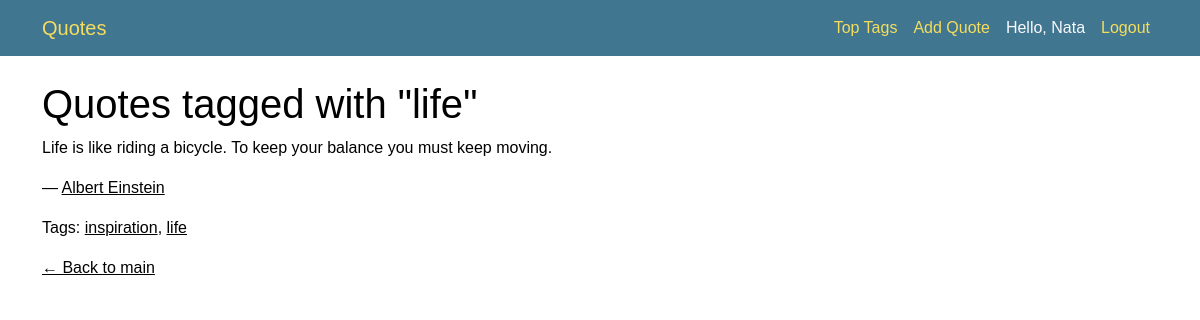
/tag/life/ (signed in), run on the app's committed database.
### quotes/models.py (models this page shows, shortened)
class Tag(models.Model):
    name = models.CharField(max_length=50, unique=True)

class Quote(models.Model):
    quote = models.TextField()
    author = models.ForeignKey(Author, on_delete=models.CASCADE)
    tags = models.ManyToManyField(Tag)
    created_by = models.ForeignKey(User, on_delete=models.CASCADE)

class Author(models.Model):
    fullname = models.CharField(max_length=255, unique=True)
    born_date = models.CharField(max_length=100)
    born_location = models.CharField(max_length=255)
    description = models.TextField()

### quotes/views.py (the view)
# urls.py: path('tag/<str:tag_name>/', views.quotes_by_tag, name='quotes_by_tag'),
def quotes_by_tag(request, tag_name):
    quotes = Quote.objects.filter(tags__name=tag_name)
    return render(request, 'quotes/quotes_by_tag.html', {
        'quotes': quotes,
        'tag': tag_name
    })

### quotes/templates/quotes/quotes_by_tag.html
{% extends 'quotes/base.html' %}
{% block content %}
  <h1>Quotes tagged with "{{ tag }}"</h1>
  {% for quote in quotes %}
    <div>
        <blockquote>{{ quote.quote }}</blockquote>
        <p>— <a href="{% url 'author_detail' author_id=quote.author.id %}">{{ quote.author.fullname }}</a></p>
        <p>Tags:
            {% for tag in quote.tags.all %}
                <a href="{% url 'quotes_by_tag' tag.name %}">{{ tag.name }}</a>{% if not forloop.last %}, {% endif %}
            {% endfor %}
        </p>
    </div>
  {% empty %}
    <p>No quotes found with this tag.</p>
  {% endfor %}
  <a href="{% url 'main' %}">← Back to main</a>
{% endblock %}

### quotes/templates/quotes/base.html (shortened to what this page needs)
{% load static %}
<!DOCTYPE html>
<html lang="en">
<head>
    <link href="https://cdn.jsdelivr.net/npm/bootstrap@5.3.3/dist/css/bootstrap.min.css" rel="stylesheet">
    <link rel="stylesheet" href="{% static 'css/style.css' %}">
</head>
<body>
    <nav class="navbar navbar-expand-lg navbar-dark bg-dark mb-4">
        <div class="container">
            <a class="navbar-brand" href="{% url 'home' %}">Quotes</a>
            <div class="navbar-nav">
                <a class="nav-link" href="{% url 'top_tags' %}">Top Tags</a>
                <a class="nav-link" href="{% url 'add_quote' %}">Add Quote</a>
                <span class="nav-link text-light">Hello, {{ user.username }}</span>
                <a class="nav-link" href="{% url 'logout' %}">Logout</a>
            </div>
        </div>
    </nav>
    <div class="container">
        {% block content %}{% endblock %}
    </div>
</body>
</html>

### quotes/static/css/style.css (style rules this page uses)
html[data-theme="light"], :root { --primary: #79aec8; --secondary: #417690; --accent: #f5dd5d; --primary-fg: #fff; --body-fg: #333; --body-bg: #fff; --body-quiet-color: #666; --body-medium-color: #444; --body-loud-color: #000; --header-color: #ffc; --header-branding-color: var(--accent); --header-bg: var(--secondary); --header-link-color: var(--primary-fg); --breadcrumbs-fg: #c4dce8; --breadcrumbs-link-fg: var(--body-bg); --breadcrumbs-bg: #264b5d; --link-fg: #417893; --link-hover-color: #036; --link-selected-fg: var(--secondary); --hairline-color: #e8e8e8; --border-color: #ccc; --error-fg: #ba2121; --message-success-bg: #dfd; --message-warning-bg: #ffc; --message-error-bg: #ffefef; --darkened-bg: #f8f8f8; --selected-bg: #e4e4e4; --selected-row: #ffc; --button-fg: #fff; --button-bg: var(--secondary); --button-hover-bg: #205067; --default-button-bg: #205067; --default-button-hover-bg: var(--secondary); --close-button-bg: #747474; --close-button-hover-bg: #333; --delete-button-bg: #ba2121; --delete-button-hover-bg: #a41515; --object-tools-fg: var(--button-fg); --object-tools-bg: var(--close-button-bg); --object-tools-hover-bg: var(--close-button-hover-bg); --font-family-primary: "Segoe UI", system-ui, Roboto, "Helvetica Neue", Arial, sans-serif, "Apple Color Emoji", "Segoe UI Emoji", "Segoe UI Symbol", "Noto Color Emoji"; --font-family-monospace: ui-monospace, Menlo, Monaco, "Cascadia Mono", "Segoe UI Mono", "Roboto Mono", "Oxygen Mono", "Ubuntu Monospace", "Source Code Pro", "Fira Mono", "Droid Sans Mono", "Courier New", monospace, "Apple Color Emoji", "Segoe UI Emoji", "Segoe UI Symbol", "Noto Color Emoji"; color-scheme: light; }
body { background-color: var(--primary-fg); color: var(--text-color); font-family: Arial, sans-serif; }
.navbar { background-color: var(--secondary) !important; }
.navbar a { color: var(--accent) !important; }
h1 { color: var(--primary-color); }
a { color: var(--accent-color); }

### data on the page
Tag: name "life"
Quote: quote "Life is like riding a bicycle. To keep your balance you must keep moving.", author.fullname "Albert Einstein"
Tag: name "inspiration"

### other printed values
{{ user.username }} "Nata"
